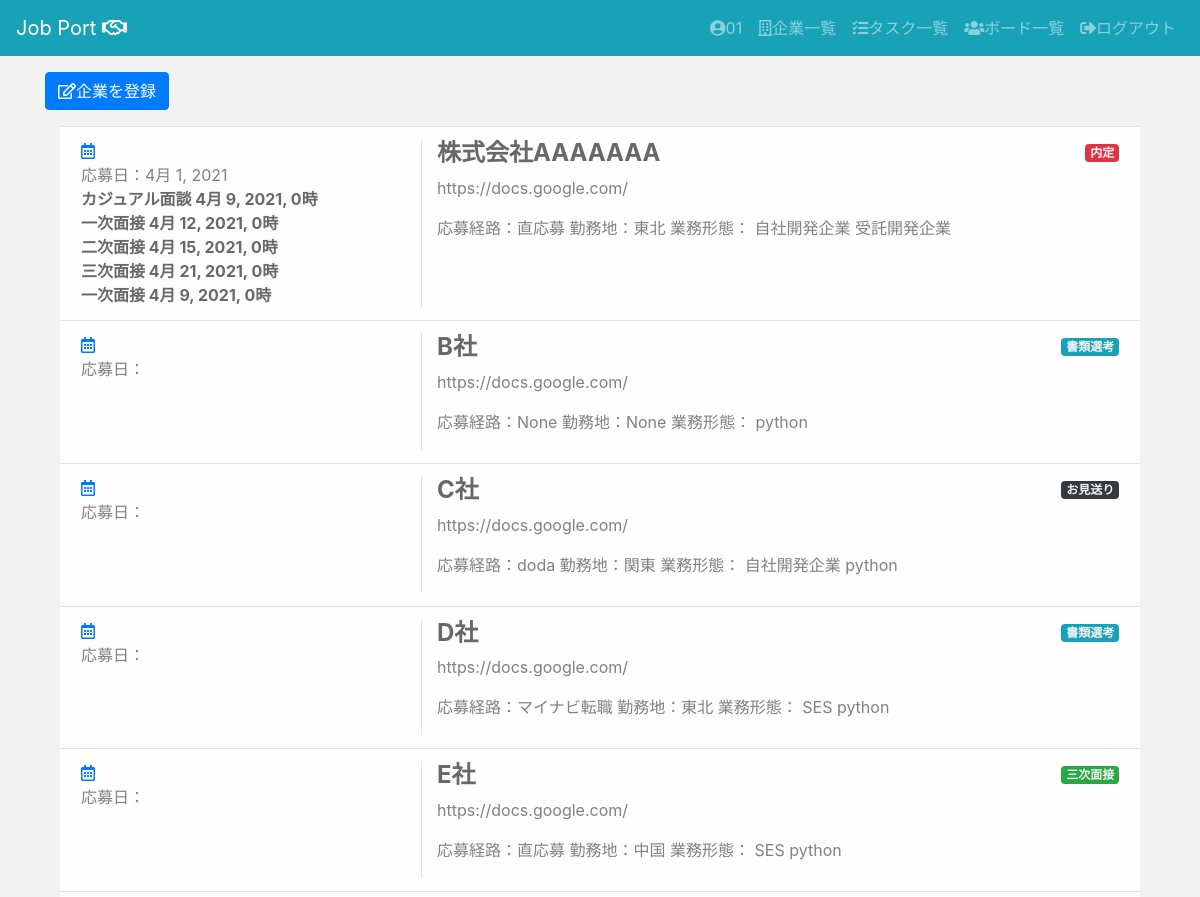
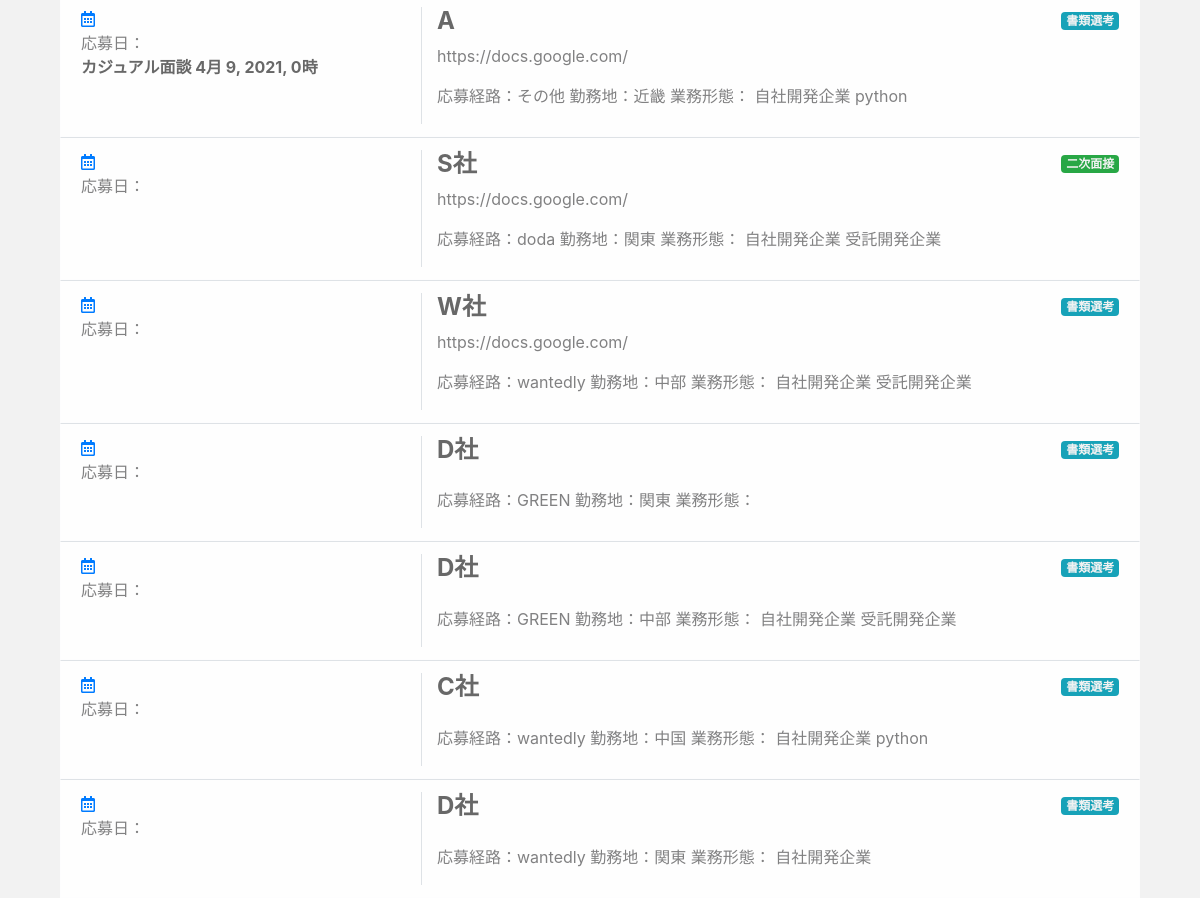
Before: /jpapp/companies/ (signed in) with the older database file (2 pictures, top to bottom).
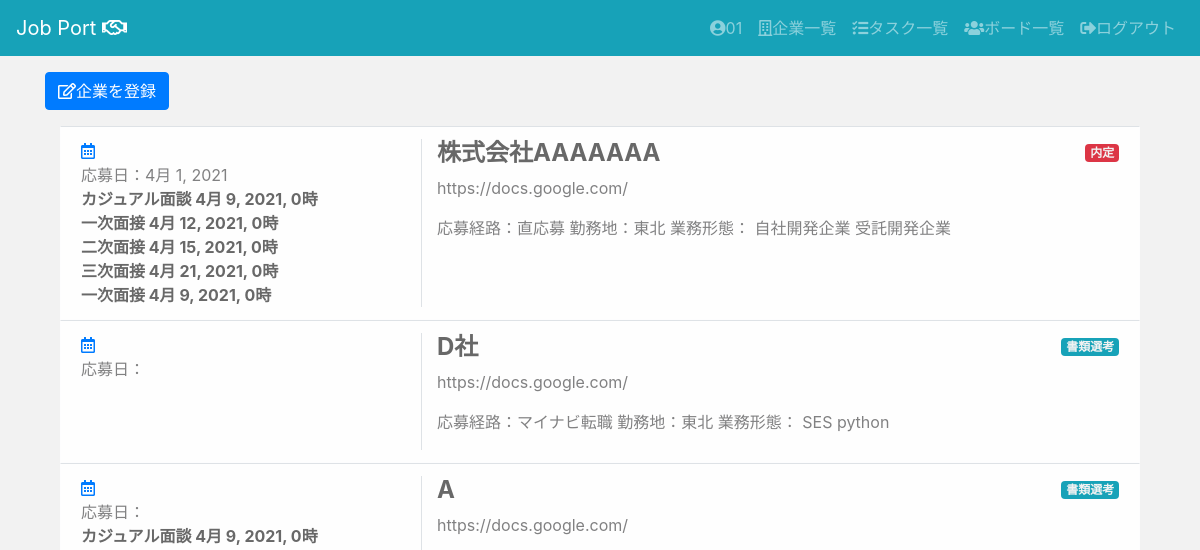
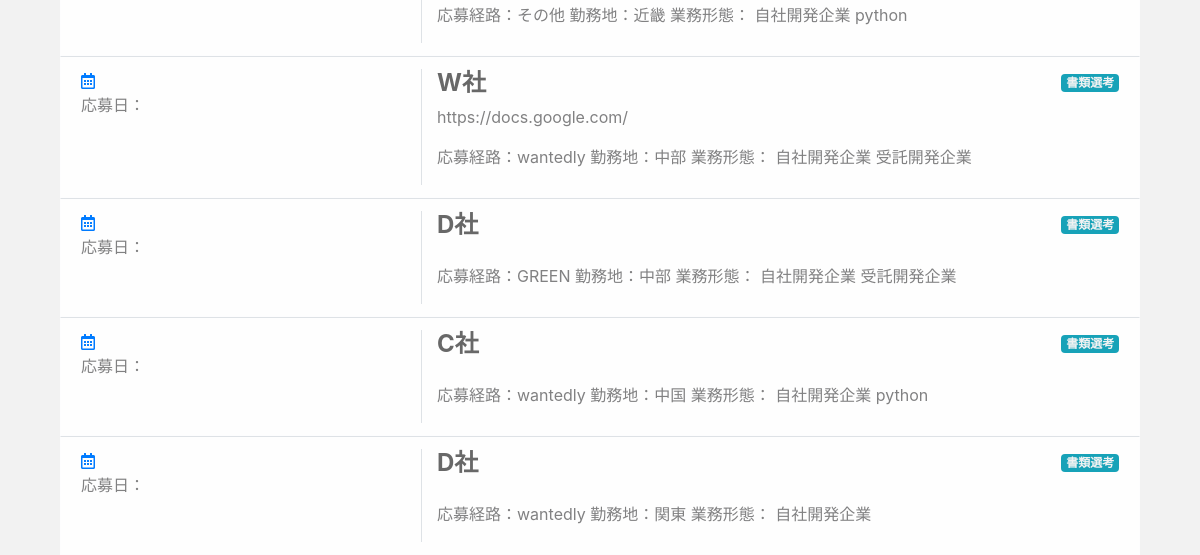
After: the same page with the newer database file (2 pictures, top to bottom).
### jpapp/models.py (models this page shows, shortened)
class Company(models.Model):
    company_name = models.CharField(max_length=200,)
    url = models.URLField(blank=True,null=True,)
    route = models.IntegerField(
        choices = CHOICE1,
        blank=True,
        null=True,
    )
    location = models.IntegerField(
        choices = CHOICE2,
        blank=True,
        null=True,
    )
    tag = models.ManyToManyField(Tag, blank=True)
    description = models.TextField(blank=True,null=True,)
    phase = models.IntegerField(
        choices = CHOICE3,
        default='0',
    )
    application_date = models.DateField(blank=True,null=True,)
    user = models.ForeignKey(User, on_delete=models.CASCADE)

class Interview(models.Model):
    interview_phase = models.IntegerField(
      choices = CHOICE4,
      default='0'
    )
    interview_datetime = models.DateTimeField()
    interview_description = models.TextField()
    company = models.ForeignKey(Company, on_delete=models.CASCADE)
    user = models.ForeignKey(User, on_delete=models.CASCADE)

class Tag(models.Model):
    tag_name = models.CharField(max_length=32)
    def __str__(self):
        return self.tag_name

### jpapp/views.py (the view)
# urls.py: path("companies/", views.CompanyListView.as_view(), name="companies_list"),
class CompanyListView(LoginRequiredMixin, ListView):
    model = Company
    template_name = "jpapp/companies/list.html"
    def get_queryset(self):
        current_user = self.request.user
        if current_user.is_superuser: # スーパーユーザの場合、リストにすべてを表示する。
            company_list = Company.objects.all()
            for company in company_list:
                company.tag_list = company.tag.all().select_related()
            return company_list
        else: # 一般ユーザは自分のレコードのみ表示する。
            company_list = Company.objects.filter(user=current_user.id)
            for company in company_list:
                company.tag_list = company.tag.all().select_related()
            return company_list

### templates/jpapp/companies/list.html
{% extends "jpapp/base.html" %}
{% block content %}
<div class="container">
  <a class="btn btn-primary my-3" href="{% url 'jpapp:companies_create' %}" role="button"><i class="far fa-edit"></i>企業を登録</a>
  <div class="container">
  {% for list in company_list %}
  <div class="alert alert-light border-top rounded-0" role="alert">
    <div class="row">
      <div class="col-sm-4 border-right">
        <a href="{% url 'jpapp:interviews_create' %}"><i class="far fa-calendar-alt"></i></a><br>
        応募日：{{ list.application_date|default_if_none:" " }}<br>
        {% for interview in list.interview_set.all %}
        <a href="{% url 'jpapp:interviews_detail' interview.pk %}" class="alert-link">{{ interview.get_interview_phase_display }} {{ interview.interview_datetime }}</a><br>
        {% endfor %}
      </div>
      <div class="col-sm-8">
        <div class="company_title">
          <div>
            <h4><a href="{% url 'jpapp:companies_detail'  list.pk %}" class="alert-link">{{ list.company_name }}</a></h4>
          </div>
          <div>
            {% if list.phase == 7 %}
            <span class="badge bg-dark">{{ list.get_phase_display }}</span>
            {% elif list.phase == 6 %}
            <span class="badge bg-danger">{{ list.get_phase_display }}</span>
            {% elif list.phase == 0 %}
            <span class="badge bg-info">{{ list.get_phase_display }}</span>
            {% else %}
            <span class="badge bg-success">{{ list.get_phase_display }}</span>
            {% endif %}
          </div>
        </div>
        <div>
          <p>{{ list.url|default_if_none:" "  }}</p>
          <p>
          応募経路：{{ list.get_route_display }}
          勤務地：{{ list.get_location_display }}
          業務形態：
          {% for tag in list.tag.all %}
          {{ tag }}
          {% endfor %}
          </p>
        </div>
      </div>
    </div>
  </div>
  {% endfor %}
</div>
{% endblock %}

### templates/jpapp/base.html (shortened to what this page needs)
{% load static %}
<!doctype html>
<html lang="ja">
  <head>
    <link rel="stylesheet" href="https://stackpath.bootstrapcdn.com/bootstrap/4.3.1/css/bootstrap.min.css">
    <link href="https://use.fontawesome.com/releases/v5.6.1/css/all.css" rel="stylesheet">
    <link rel="stylesheet" type="text/css" href="{% static 'jpapp/custom.css' %}">
    <link href="https://use.fontawesome.com/releases/v5.6.1/css/all.css" rel="stylesheet">
  </head>
  <body>
    <header>
      <nav class="navbar navbar-expand-lg navbar-dark bg-info">
        <a class="navbar-brand" href="{% url 'jpapp:index' %}">Job Port <i class="far fa-handshake"></i></a>
        <div class="collapse navbar-collapse" id="navbarSupportedContent">
          <ul class="navbar-nav">
            {% if request.user.is_authenticated %}
            <li class="nav-item">
              <a class="nav-link" href="{% url 'jpapp:users_detail' request.user.pk %}"><i class="fas fa-user-circle"></i>{{ request.user.username }}</a>
            </li>
            <li class="nav-item">
              <a class="nav-link" href="{% url 'jpapp:companies_list' %}"><i class="far fa-building"></i>企業一覧</a>
            </li>
            <li class="nav-item">
              <a class="nav-link" href="{% url 'jpapp:tasks_list' %}"><i class="fas fa-tasks"></i>タスク一覧</a>
            </li>
            <li class="nav-item">
              <a class="nav-link" href="{% url 'jpapp:boards_list' %}"><i class="fas fa-users"></i>ボード一覧</a>
            </li>
            <li class="nav-item">
              <a class="nav-link" href="{% url 'logout' %}"><i class="fas fa-sign-out-alt"></i>ログアウト</a>
            </li>
            {% endif %}
          </ul>
        </div>
      </nav>
    </header>
    <main>
      {% block content %}
      {% endblock %}
    </main>
  </body>
</html>

### static/jpapp/custom.css (style rules this page uses)
body { background-color: #F2F2F2; }
.alert { margin-bottom: 0rem; }
.badge { color: #F2F2F2; }
.company_title { display: flex; justify-content: space-between; }

Changed rows visible on the page:
removed Company: company_name "B社", phase "書類選考", url "https://docs.google.com/", route "None", location "None", Tag (tag_name "python")
removed Company: company_name "C社", phase "お見送り", url "https://docs.google.com/", route "doda", location "関東", Tag (tag_name "自社開発企業"), Tag (tag_name "python")
removed Company: company_name "E社", phase "三次面接", url "https://docs.google.com/", route "直応募", location "中国", Tag (tag_name "SES"), Tag (tag_name "python")
removed Company: company_name "S社", phase "二次面接", url "https://docs.google.com/", route "doda", location "関東", Tag (tag_name "自社開発企業"), Tag (tag_name "受託開発企業")
removed Company: company_name "D社", phase "書類選考", route "GREEN", location "関東"
